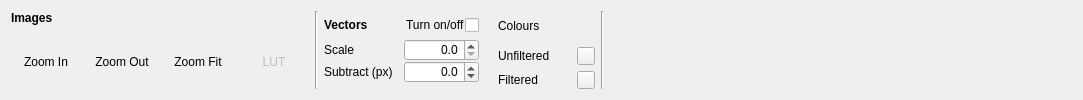
      <widget class="QWidget" name="viewTab">
       <attribute name="title">
        <string>View</string>
       </attribute>
       <layout class="QGridLayout" name="gridLayout_3">
        <item row="0" column="0">
         <widget class="QLabel" name="label_11">
          <property name="minimumSize">
           <size>
            <width>0</width>
            <height>18</height>
           </size>
          </property>
          <property name="font">
           <font>
            <weight>75</weight>
            <bold>true</bold>
           </font>
          </property>
          <property name="text">
           <string>Images</string>
          </property>
          <property name="alignment">
           <set>Qt::AlignLeading|Qt::AlignLeft|Qt::AlignTop</set>
          </property>
         </widget>
        </item>
        <item row="1" column="0" rowspan="3">
         <widget class="QToolButton" name="zoomInButton">
          <property name="sizePolicy">
           <sizepolicy hsizetype="Preferred" vsizetype="Preferred">
            <horstretch>0</horstretch>
            <verstretch>0</verstretch>
           </sizepolicy>
          </property>
          <property name="minimumSize">
           <size>
            <width>70</width>
            <height>50</height>
           </size>
          </property>
          <property name="maximumSize">
           <size>
            <width>50</width>
            <height>50</height>
           </size>
          </property>
          <property name="text">
           <string>Zoom In</string>
          </property>
          <property name="icon">
           <iconset resource="../share/icons/icons.qrc">
            <normaloff>:/icons/viewmag+.png</normaloff>:/icons/viewmag+.png</iconset>
          </property>
          <property name="iconSize">
           <size>
            <width>25</width>
            <height>25</height>
           </size>
          </property>
          <property name="toolButtonStyle">
           <enum>Qt::ToolButtonTextUnderIcon</enum>
          </property>
          <property name="autoRaise">
           <bool>true</bool>
          </property>
         </widget>
        </item>
        <item row="1" column="1" rowspan="3">
         <widget class="QToolButton" name="zoomOutButton">
          <property name="sizePolicy">
           <sizepolicy hsizetype="Preferred" vsizetype="Preferred">
            <horstretch>0</horstretch>
            <verstretch>0</verstretch>
           </sizepolicy>
          </property>
          <property name="minimumSize">
           <size>
            <width>70</width>
            <height>50</height>
           </size>
          </property>
          <property name="maximumSize">
           <size>
            <width>55</width>
            <height>50</height>
           </size>
          </property>
          <property name="text">
           <string>Zoom Out</string>
          </property>
          <property name="icon">
           <iconset resource="../share/icons/icons.qrc">
            <normaloff>:/icons/viewmag-.png</normaloff>:/icons/viewmag-.png</iconset>
          </property>
          <property name="iconSize">
           <size>
            <width>25</width>
            <height>25</height>
           </size>
          </property>
          <property name="toolButtonStyle">
           <enum>Qt::ToolButtonTextUnderIcon</enum>
          </property>
          <property name="autoRaise">
           <bool>true</bool>
          </property>
         </widget>
        </item>
        <item row="1" column="2" rowspan="3">
         <widget class="QToolButton" name="zoomFitButton">
          <property name="sizePolicy">
           <sizepolicy hsizetype="Preferred" vsizetype="Preferred">
            <horstretch>0</horstretch>
            <verstretch>0</verstretch>
           </sizepolicy>
          </property>
          <property name="minimumSize">
           <size>
            <width>70</width>
            <height>50</height>
           </size>
          </property>
          <property name="maximumSize">
           <size>
            <width>50</width>
            <height>50</height>
           </size>
          </property>
          <property name="text">
           <string>Zoom Fit</string>
          </property>
          <property name="icon">
           <iconset resource="../share/icons/icons.qrc">
            <normaloff>:/icons/viewmagfit.png</normaloff>:/icons/viewmagfit.png</iconset>
          </property>
          <property name="iconSize">
           <size>
            <width>25</width>
            <height>25</height>
           </size>
          </property>
          <property name="toolButtonStyle">
           <enum>Qt::ToolButtonTextUnderIcon</enum>
          </property>
          <property name="autoRaise">
           <bool>true</bool>
          </property>
         </widget>
        </item>
        <item row="1" column="3" rowspan="3">
         <widget class="QToolButton" name="lutButton">
          <property name="enabled">
           <bool>false</bool>
          </property>
          <property name="sizePolicy">
           <sizepolicy hsizetype="Preferred" vsizetype="Preferred">
            <horstretch>0</horstretch>
            <verstretch>0</verstretch>
           </sizepolicy>
          </property>
          <property name="minimumSize">
           <size>
            <width>70</width>
            <height>50</height>
           </size>
          </property>
          <property name="maximumSize">
           <size>
            <width>50</width>
            <height>50</height>
           </size>
          </property>
          <property name="text">
           <string>LUT</string>
          </property>
          <property name="icon">
           <iconset resource="../share/icons/icons.qrc">
            <normaloff>:/icons/LUT.png</normaloff>:/icons/LUT.png</iconset>
          </property>
          <property name="iconSize">
           <size>
            <width>25</width>
            <height>25</height>
           </size>
          </property>
          <property name="toolButtonStyle">
           <enum>Qt::ToolButtonTextUnderIcon</enum>
          </property>
          <property name="autoRaise">
           <bool>true</bool>
          </property>
         </widget>
        </item>
        <item row="0" column="4" rowspan="4">
         <widget class="Line" name="line_4">
          <property name="orientation">
           <enum>Qt::Vertical</enum>
          </property>
         </widget>
        </item>
        <item row="0" column="5" rowspan="4">
         <layout class="QVBoxLayout" name="verticalLayout_4">
          <property name="spacing">
           <number>0</number>
          </property>
          <item>
           <layout class="QHBoxLayout" name="horizontalLayout_10">
            <item>
             <widget class="QLabel" name="label_8">
              <property name="maximumSize">
               <size>
                <width>16777215</width>
                <height>20</height>
               </size>
              </property>
              <property name="font">
               <font>
                <weight>75</weight>
                <bold>true</bold>
               </font>
              </property>
              <property name="text">
               <string>Vectors</string>
              </property>
             </widget>
            </item>
            <item>
             <spacer name="horizontalSpacer_15">
              <property name="orientation">
               <enum>Qt::Horizontal</enum>
              </property>
              <property name="sizeHint" stdset="0">
               <size>
                <width>14</width>
                <height>20</height>
               </size>
              </property>
             </spacer>
            </item>
            <item>
             <layout class="QHBoxLayout" name="horizontalLayout_8">
              <item>
               <widget class="QLabel" name="label_9">
                <property name="minimumSize">
                 <size>
                  <width>0</width>
                  <height>20</height>
                 </size>
                </property>
                <property name="maximumSize">
                 <size>
                  <width>16777215</width>
                  <height>20</height>
                 </size>
                </property>
                <property name="text">
                 <string>Turn on/off</string>
                </property>
               </widget>
              </item>
              <item>
               <widget class="QCheckBox" name="vectorToggle">
                <property name="minimumSize">
                 <size>
                  <width>0</width>
                  <height>20</height>
                 </size>
                </property>
                <property name="maximumSize">
                 <size>
                  <width>16777215</width>
                  <height>20</height>
                 </size>
                </property>
                <property name="text">
                 <string/>
                </property>
               </widget>
              </item>
             </layout>
            </item>
           </layout>
          </item>
          <item>
           <layout class="QVBoxLayout" name="verticalLayout">
            <property name="spacing">
             <number>0</number>
            </property>
            <item>
             <layout class="QHBoxLayout" name="horizontalLayout_7">
              <item>
               <widget class="QLabel" name="label_10">
                <property name="minimumSize">
                 <size>
                  <width>80</width>
                  <height>22</height>
                 </size>
                </property>
                <property name="maximumSize">
                 <size>
                  <width>80</width>
                  <height>22</height>
                 </size>
                </property>
                <property name="text">
                 <string>Scale</string>
                </property>
               </widget>
              </item>
              <item>
               <widget class="QDoubleSpinBox" name="scaleSpin">
                <property name="minimumSize">
                 <size>
                  <width>75</width>
                  <height>22</height>
                 </size>
                </property>
                <property name="maximumSize">
                 <size>
                  <width>70</width>
                  <height>22</height>
                 </size>
                </property>
                <property name="alignment">
                 <set>Qt::AlignRight|Qt::AlignTrailing|Qt::AlignVCenter</set>
                </property>
                <property name="decimals">
                 <number>1</number>
                </property>
               </widget>
              </item>
             </layout>
            </item>
            <item>
             <layout class="QHBoxLayout" name="horizontalLayout_3">
              <item>
               <widget class="QLabel" name="label_12">
                <property name="minimumSize">
                 <size>
                  <width>80</width>
                  <height>22</height>
                 </size>
                </property>
                <property name="maximumSize">
                 <size>
                  <width>80</width>
                  <height>22</height>
                 </size>
                </property>
                <property name="text">
                 <string>Subtract (px)</string>
                </property>
               </widget>
              </item>
              <item>
               <widget class="QDoubleSpinBox" name="subSpin">
                <property name="minimumSize">
                 <size>
                  <width>75</width>
                  <height>22</height>
                 </size>
                </property>
                <property name="maximumSize">
                 <size>
                  <width>70</width>
                  <height>22</height>
                 </size>
                </property>
                <property name="alignment">
                 <set>Qt::AlignRight|Qt::AlignTrailing|Qt::AlignVCenter</set>
                </property>
                <property name="decimals">
                 <number>1</number>
                </property>
                <property name="minimum">
                 <double>-100.000000000000000</double>
                </property>
               </widget>
              </item>
             </layout>
            </item>
           </layout>
          </item>
         </layout>
        </item>
        <item row="0" column="6" rowspan="4">
         <spacer name="horizontalSpacer_11">
          <property name="orientation">
           <enum>Qt::Horizontal</enum>
          </property>
          <property name="sizeHint" stdset="0">
           <size>
            <width>13</width>
            <height>53</height>
           </size>
          </property>
         </spacer>
        </item>
        <item row="0" column="7" rowspan="2">
         <widget class="QLabel" name="label_32">
          <property name="maximumSize">
           <size>
            <width>16777215</width>
            <height>20</height>
           </size>
          </property>
          <property name="text">
           <string>Colours</string>
          </property>
         </widget>
        </item>
        <item row="0" column="8" rowspan="2" colspan="2">
         <spacer name="horizontalSpacer_9">
          <property name="orientation">
           <enum>Qt::Horizontal</enum>
          </property>
          <property name="sizeHint" stdset="0">
           <size>
            <width>49</width>
            <height>13</height>
           </size>
          </property>
         </spacer>
        </item>
        <item row="0" column="10" rowspan="4">
         <widget class="Line" name="line_8">
          <property name="orientation">
           <enum>Qt::Vertical</enum>
          </property>
         </widget>
        </item>
        <item row="2" column="7" colspan="2">
         <widget class="QLabel" name="label_31">
          <property name="minimumSize">
           <size>
            <width>70</width>
            <height>0</height>
           </size>
          </property>
          <property name="text">
           <string>Unfiltered</string>
          </property>
         </widget>
        </item>
        <item row="2" column="9">
         <widget class="QToolButton" name="colourButtonUnfiltered">
          <property name="minimumSize">
           <size>
            <width>18</width>
            <height>18</height>
           </size>
          </property>
          <property name="maximumSize">
           <size>
            <width>18</width>
            <height>18</height>
           </size>
          </property>
          <property name="text">
           <string/>
          </property>
         </widget>
        </item>
        <item row="3" column="7">
         <widget class="QLabel" name="label_33">
          <property name="text">
           <string>Filtered</string>
          </property>
         </widget>
        </item>
        <item row="3" column="9">
         <widget class="QToolButton" name="colourButtonFiltered">
          <property name="minimumSize">
           <size>
            <width>18</width>
            <height>18</height>
           </size>
          </property>
          <property name="maximumSize">
           <size>
            <width>18</width>
            <height>18</height>
           </size>
          </property>
          <property name="text">
           <string/>
          </property>
         </widget>
        </item>
        <item row="3" column="11">
         <spacer name="horizontalSpacer_2">
          <property name="orientation">
           <enum>Qt::Horizontal</enum>
          </property>
          <property name="sizeHint" stdset="0">
           <size>
            <width>468</width>
            <height>13</height>
           </size>
          </property>
         </spacer>
        </item>
       </layout>
      </widget>
